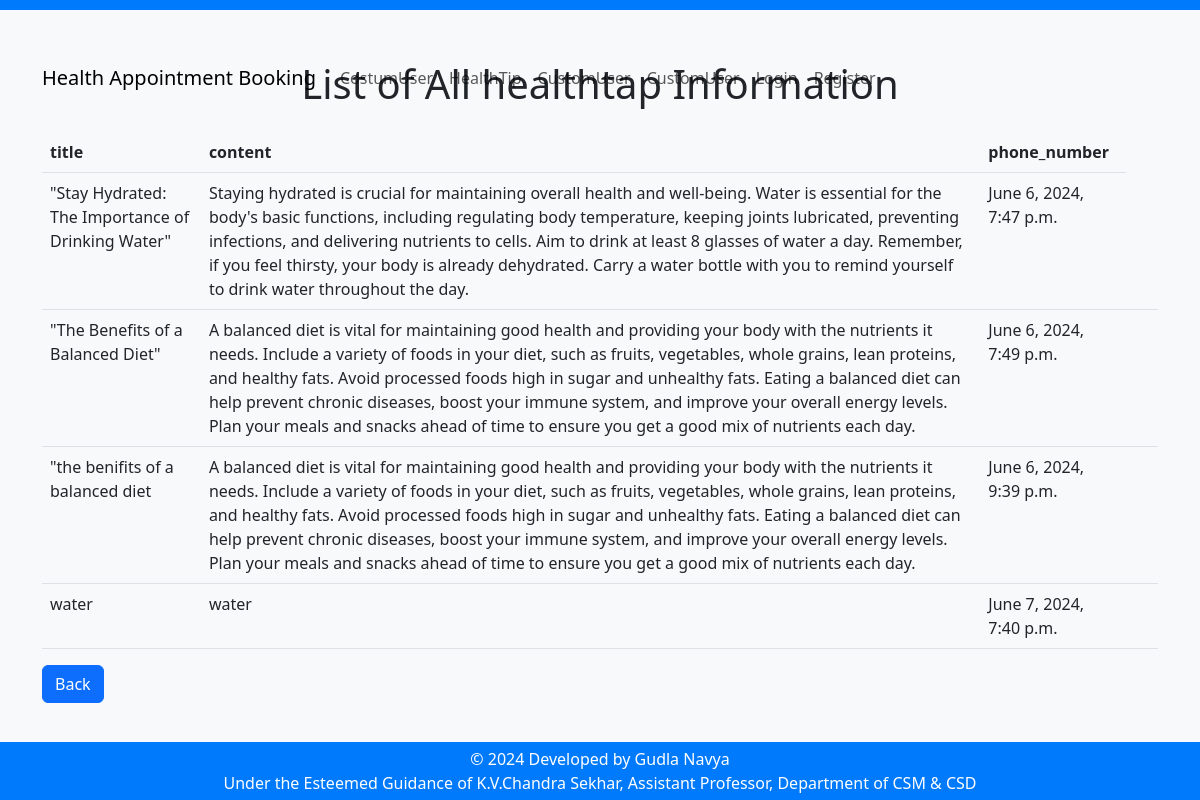
/healthtap/, run on the app's committed database.
### healthtap/models.py (models this page shows, shortened)
class HealthTip(models.Model):
    title = models.CharField(max_length=200)
    content = models.TextField()
    date_created = models.DateTimeField(auto_now_add=True)

### health_apmnt_bookng/views.py (the view)
# urls.py: path('healthtap/', healthtap, name='healthtap'),
def healthtap(request):
    healthtap = HealthTip.objects.all()
    return render(request, "healthtap.html" ,{'healthtap': healthtap})

### templates/healthtap.html (shortened to what this page needs)
{% load static %}
<!DOCTYPE html>
<html lang="en">
<head>
  <link href="{% static 'css/bootstrap.min.css' %}" rel="stylesheet">
  <link href="{% static 'css/styles.css' %}" rel="stylesheet">
</head>
<body>
  {% include 'header.html' %}
  <div class="container">
    <h1 class="text-center mb-4">List of All healthtap Information</h1>
    <div class="row">
      <div class="col-md-12">
        <table class="table table-hover">
          <thead>
            <tr>
              <th scope="col">title</th>
              <th scope="col">content</th>
              <th scope="col">phone_number</th>
            </tr>
          </thead>
          <tbody>
            {% block content %}
            {% for a in healthtap %}
            <tr>
              <td>{{a.title}}</td>
              <td>{{a.content}}</td>
              <td>{{a.date_created}}</td>
              <td></td>
              <td></td>
            </tr>
            {% endfor %}
            {% endblock %}
          </tbody>
        </table>
      <button onclick="location.href='/'" class="btn btn-primary">Back</button>
      </div>
    </div>
  </div>
  {% include 'footer.html' %}
</body>
</html>

### templates/header.html (shortened to what this page needs)
<header>
    <div class="header">
      <nav class="navbar navbar-expand-lg fixed-top myNav">
        <div class="container">
          <a class="navbar-brand ms-auto" href="/">Health Appointment Booking</a>
          <div class="collapse navbar-collapse" id="navbarNav">
            <ul class="navbar-nav">
              <li class="nav-item">
                <a class="nav-link" href="/amwell/">CostumUser</a>
              </li>
              <li class="nav-item">
                <a class="nav-link" href="/healthtap/">HealthTip</a>
              </li>
              <li class="nav-item">
                <a class="nav-link" href="/practo/">CustomUser</a>
              </li>
              <li class="nav-item">
                <a class="nav-link" href="/zocdoc/">CustomUser</a>
              </li>
              {% if user.is_authenticated %}
                <li class="nav-item"><a class="nav-link" href="#">Hello, {{ user.username}} </a></li>
                <li class="nav-item">
                  <a class="nav-link" href="/accounts/logout">Logout</a>
                </li>
              {% else %}
                <li class="nav-item">
                  <a class="nav-link" href="/accounts/login">Login</a>
                </li>
                <li class="nav-item">
                  <a class="nav-link" href="/accounts/register">Register</a>
                </li>
              {% endif %}
            </ul>
          </div>
        </div>
      </nav>
    </div>
  </header>

### templates/footer.html
<div class="footer">
    <p class="text-center">© 2024 Developed by Gudla Navya</p>
    <p class="text-center">Under the Esteemed Guidance of K.V.Chandra Sekhar, Assistant Professor, Department of CSM & CSD</p>
  </div>

### static/css/styles.css (style rules this page uses)
body { background-color: #f8f9fa; }
.container { margin-top: 50px; }
.header { background-color: #007afc; color: #fff; padding: 5px 0; }
.footer { background-color: #007afc; color: #fff; padding: 5px 0; position: fixed; bottom: 0; width: 100%; }
.footer p { margin-bottom: 0; }

### data on the page
HealthTip: title "\"Stay Hydrated: The Importance of Drinking Water\"", content "Staying hydrated is crucial for maintaining overall health and well-being. Water is essential for the body's basic functions, including regulating body temperature, keeping joints lubricated, preventing infections, and delivering nutrients to cells. Aim to drink at least 8 glasses of water a day. Remember, if you feel thirsty, your body is already dehydrated. Carry a water bottle with you to remind yourself to drink water throughout the day.", date_created "June 6, 2024, 7:47 p.m."
HealthTip: title "\"The Benefits of a Balanced Diet\"", content "A balanced diet is vital for maintaining good health and providing your body with the nutrients it needs. Include a variety of foods in your diet, such as fruits, vegetables, whole grains, lean proteins, and healthy fats. Avoid processed foods high in sugar and unhealthy fats. Eating a balanced diet can help prevent chronic diseases, boost your immune system, and improve your overall energy levels. Plan your meals and snacks ahead of time to ensure you get a good mix of nutrients each day.", date_created "June 6, 2024, 7:49 p.m."
HealthTip: title "\"the benifits of a balanced diet", content "A balanced diet is vital for maintaining good health and providing your body with the nutrients it needs. Include a variety of foods in your diet, such as fruits, vegetables, whole grains, lean proteins, and healthy fats. Avoid processed foods high in sugar and unhealthy fats. Eating a balanced diet can help prevent chronic diseases, boost your immune system, and improve your overall energy levels. Plan your meals and snacks ahead of time to ensure you get a good mix of nutrients each day.", date_created "June 6, 2024, 9:39 p.m."
HealthTip: title "water", content "water", date_created "June 7, 2024, 7:40 p.m."
